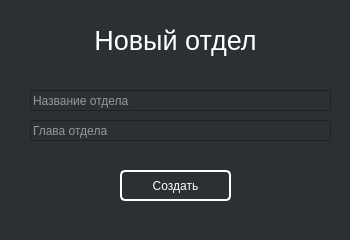
<?xml version="1.0" encoding="UTF-8"?>
<ui version="4.0">
 <class>Form</class>
 <widget class="QWidget" name="Form">
  <property name="geometry">
   <rect>
    <x>0</x>
    <y>0</y>
    <width>350</width>
    <height>240</height>
   </rect>
  </property>
  <property name="minimumSize">
   <size>
    <width>350</width>
    <height>240</height>
   </size>
  </property>
  <property name="maximumSize">
   <size>
    <width>350</width>
    <height>240</height>
   </size>
  </property>
  <property name="windowTitle">
   <string>Form</string>
  </property>
  <property name="styleSheet">
   <string notr="true">QWidget {
    background-color: #2C2F33;
    color: #FFFFFF;
}
QPushButton {
    border: 2px solid white;
    border-radius: 5px; 
    padding: 5px 10px; 
}
QPushButton:hover {
    background-color:#3A3D42;
}</string>
  </property>
  <widget class="QLabel" name="label">
   <property name="geometry">
    <rect>
     <x>0</x>
     <y>0</y>
     <width>351</width>
     <height>81</height>
    </rect>
   </property>
   <property name="font">
    <font>
     <pointsize>20</pointsize>
    </font>
   </property>
   <property name="text">
    <string>Новый отдел</string>
   </property>
   <property name="alignment">
    <set>Qt::AlignmentFlag::AlignCenter</set>
   </property>
  </widget>
  <widget class="QLineEdit" name="lineEdit">
   <property name="geometry">
    <rect>
     <x>30</x>
     <y>90</y>
     <width>301</width>
     <height>21</height>
    </rect>
   </property>
   <property name="text">
    <string/>
   </property>
   <property name="placeholderText">
    <string>Название отдела</string>
   </property>
  </widget>
  <widget class="QPushButton" name="pushButton">
   <property name="geometry">
    <rect>
     <x>120</x>
     <y>170</y>
     <width>111</width>
     <height>31</height>
    </rect>
   </property>
   <property name="text">
    <string>Создать</string>
   </property>
  </widget>
  <widget class="QLabel" name="error_label">
   <property name="geometry">
    <rect>
     <x>40</x>
     <y>210</y>
     <width>281</width>
     <height>21</height>
    </rect>
   </property>
   <property name="styleSheet">
    <string notr="true">color: red</string>
   </property>
   <property name="text">
    <string/>
   </property>
   <property name="alignment">
    <set>Qt::AlignmentFlag::AlignCenter</set>
   </property>
  </widget>
  <widget class="QLineEdit" name="lineEdit_3">
   <property name="geometry">
    <rect>
     <x>30</x>
     <y>120</y>
     <width>301</width>
     <height>21</height>
    </rect>
   </property>
   <property name="text">
    <string/>
   </property>
   <property name="placeholderText">
    <string>Глава отдела</string>
   </property>
  </widget>
 </widget>
 <resources/>
 <connections/>
</ui>
